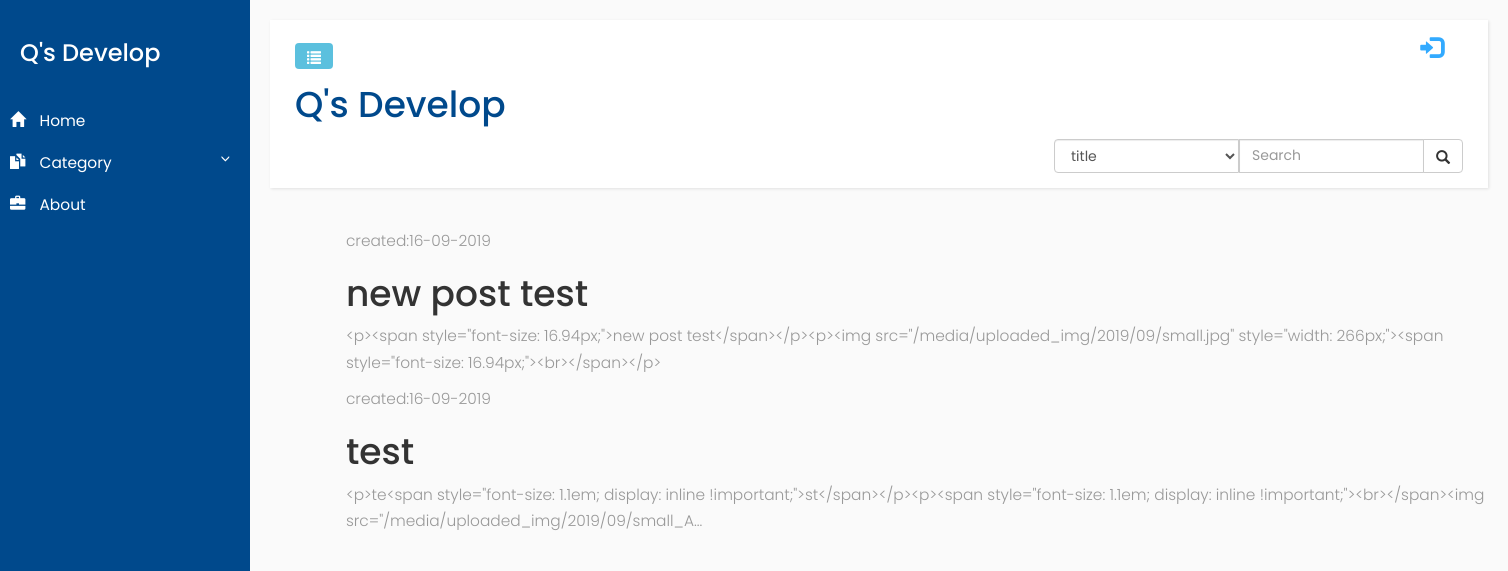
The app's page /draft/ with its own data.
### blog/models.py (models this page shows, shortened)
class Post(models.Model):
    author = models.ForeignKey('auth.User',on_delete=models.CASCADE,)
    title = models.CharField(max_length=200)
    text = models.TextField()
    category = models.CharField(max_length=200)
    created_date = models.DateTimeField(default = timezone.now)
    published_date = models.DateTimeField(blank = True, null=True)

### blog/views.py (the view)
# urls.py: path('draft/', views.post_draft_list, name ='post_draft_list'),
def post_draft_list(request):
    posts = Post.objects.filter(published_date__isnull=True).order_by('created_date')
    return render(request, 'blog/post_draft_list.html', {'posts':posts})

### blog/templates/blog/post_draft_list.html
{% extends 'blog/base.html' %}
{% block content %}
    {% for post in posts %}
        <div class = "post">
            <p class="date">created:{{ post.created_date | date:'d-m-Y'}}</p>
            <h1><a href="{% url 'blog:post_detail' pk=post.pk %}">{{ post.title}} </a></h1>
            <p>{{ post.text | truncatechars:200 }}</p>
        </div>
    {% endfor %}
{% endblock%}

### blog/static/blog/css/blog_frame.css (style rules this page uses)
body { font-family: 'Poppins', sans-serif; background: #fafafa; }
p { font-family: 'Poppins', sans-serif; font-size: 1.1em; font-weight: 300; line-height: 1.7em; color: #999; }
a, a:hover, a:focus { color: inherit; text-decoration: none; transition: all 0.3s; }

### records on screen
Post: created_date "16-09-2019", title "new post test", text "<p><span style=\"font-size: 16.94px;\">new post test</span></p><p><img src=\"/media/uploaded_img/2019/09/small.jpg\" style=\"width: 266px;\"><span style=\"font-size: 16.94px;\"><br></span></p>"
Post: created_date "16-09-2019", title "test", text "<p>te<span style=\"font-size: 1.1em; display: inline !important;\">st</span></p><p><span style=\"font-size: 1.1em; display: inline !important;\"><br></span><img src=\"/media/uploaded_img/2019/09/small_A..."
